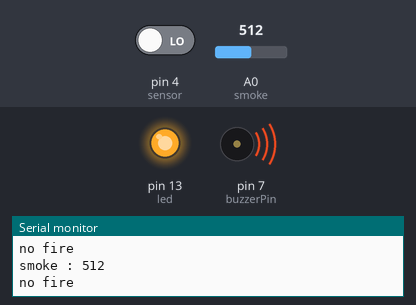
The sketch below on a simulated Arduino Uno, built with avr-gcc and run on an emulated ATmega328P. Parts: output pins drawn as LEDs (lit = HIGH), buzzer (waves = sounding, pin HIGH), the last lines printed to the serial monitor. The test bench sets the inputs (shaded band); at power-on: A0 (smoke) = 512, pin 4 (sensor) LOW.

Above: at 2.8 s.
2.9 s: A0 (smoke) set to 241
5.6 s: A0 (smoke) set to 222
At 6.3 s:
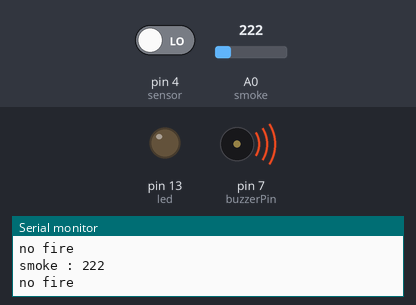
8.3 s: pin 4 (sensor) driven HIGH
At 9.8 s:
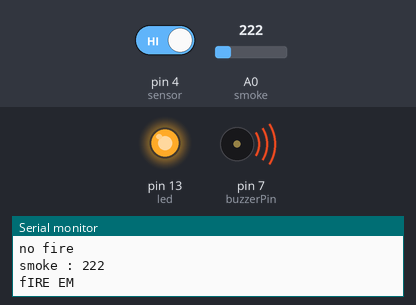
12.5 s: pin 4 (sensor) driven LOW
At 14.1 s:
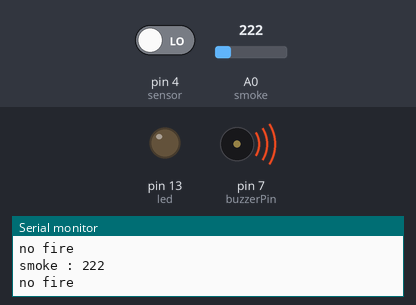
15.2 s: A0 (smoke) set to 240
At 16.4 s:
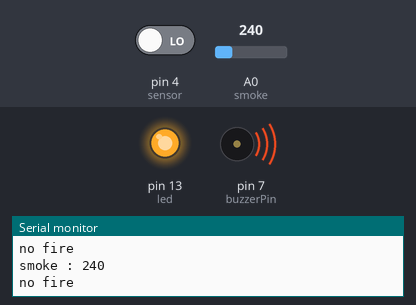
Timing chart, 0 to 18.2 s (numbered marks = the images above; inputs shaded):
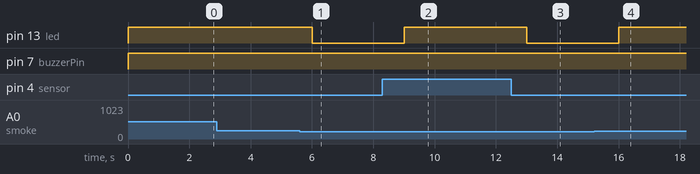

Measured:
- the behaviour switches between 230 and 229 on A0 (smoke) (found by bisection; images 0 and 1)
- after the input at 5.6 s, pin 13 (led): HIGH → LOW after 0.40 s
- after the input at 8.3 s, pin 13 (led): LOW → HIGH after 0.70 s
- after the input at 12.5 s, pin 13 (led): HIGH → LOW after 0.50 s
- after the input at 15.2 s, pin 13 (led): LOW → HIGH after 0.81 s

The sketch:

fire.ino
```cpp
int sensor = 4;
int fire;
int smoke = A0;
int data = 0;
int led =13;
const int buzzerPin = 7;

void setup() {
  // put your setup code here, to run once:
  Serial.begin(9600);
  pinMode(buzzerPin, OUTPUT);
  pinMode(sensor, INPUT);
  pinMode(smoke,INPUT);
  pinMode(led,OUTPUT);
  digitalWrite(led,LOW);
}

void loop() {
  // put your main code here, to run repeatedly:
  data = analogRead(smoke);
  Serial.print("smoke : ");
  Serial.println(data);
  fire = digitalRead(sensor);
  if (fire == 1)
  {
    Serial.println("fIRE EM");
  }
  else {
    Serial.println("no fire");
  }
  if ((data <230 ) &&  (fire==0))
  {
    digitalWrite(led,LOW);
  }
  else if ((data <230 ) &&  (fire==1))
  {
    digitalWrite(led,HIGH);
    digitalWrite(buzzerPin, HIGH);
    delay(1000); // delay 1 giây
  }
  else if ((data >=230 ) &&  (fire==0))
  {
    digitalWrite(led,HIGH);
    digitalWrite(buzzerPin, HIGH);
    delay(1000); // delay 1 giây
  }
  else if((data > 230 ) &&  (fire==1))
  {
    digitalWrite(led,HIGH);
    digitalWrite(buzzerPin, HIGH);
    delay(1000); // delay 1 giây
  }
  delay (1000);
}
```
